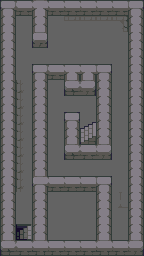

A 2D game scene composited from a Tiled map and its tileset images. What follows is a short description and the map's XML, with each tile layer's data collapsed to a summary:
An orthogonal 9x16 tile map with 16x16 px tiles, 3 tile layers (Kachelebene 1, Schlucht, graphics), 4 tilesets and 14 objects.

<map version="1.0" tiledversion="1.1.6" orientation="orthogonal" renderorder="right-down" width="9" height="16" tilewidth="16" tileheight="16" infinite="0" nextobjectid="126">
 <tileset firstgid="1" name="tiles_dungeon_v1.1" tilewidth="16" tileheight="16" tilecount="480" columns="20">
  <image source="tiles_dungeon_v1.1.png" width="320" height="384" />
 </tileset>
 <tileset firstgid="481" name="tiles_dungeon_v1.1" tilewidth="16" tileheight="16" tilecount="480" columns="20">
  <image source="tiles_dungeon_v1.1.png" width="320" height="384" />
 </tileset>
 <tileset firstgid="961" name="tiles_dungeon_v1.1" tilewidth="16" tileheight="16" tilecount="480" columns="20">
  <image source="tiles_dungeon_v1.1.png" width="320" height="384" />
 </tileset>
 <tileset firstgid="1441" name="tiles_dungeon_v1.1" tilewidth="16" tileheight="16" tilecount="480" columns="20">
  <image source="tiles_dungeon_v1.1.png" width="320" height="384" />
 </tileset>
 <layer name="Kachelebene 1" width="9" height="16">
  <data>[144 cells, 144 non-empty, 17 distinct tile ids]</data>
 </layer>
 <layer name="Schlucht" width="9" height="16">
  <data>[144 cells, 0 non-empty, 0 distinct tile ids]</data>
 </layer>
 <layer name="graphics" width="9" height="16">
  <data>[144 cells, 3 non-empty, 3 distinct tile ids]</data>
 </layer>
 <objectgroup name="Schlucht" visible="0" />
 <objectgroup name="Stein, TreppeRunter" visible="0">
  <object id="1" x="0" y="0" width="144" height="16" />
  <object id="2" x="0" y="16" width="16" height="240" />
  <object id="3" x="16" y="240" width="128" height="16" />
  <object id="4" x="128" y="16" width="16" height="224" />
  <object id="84" x="16" y="224" width="16" height="16" />
  <object id="117" x="32" y="16" width="16" height="32" />
  <object id="118" x="32" y="64" width="16" height="176" />
  <object id="119" x="96" y="64" width="16" height="96" />
  <object id="120" x="96" y="176" width="16" height="64" />
  <object id="121" x="48" y="176" width="48" height="16" />
  <object id="122" x="48" y="64" width="16" height="16" />
  <object id="123" x="64" y="64" width="32" height="32" />
  <object id="124" x="64" y="112" width="16" height="48" />
  <object id="125" x="80" y="144" width="16" height="16" />
 </objectgroup>
 <objectgroup name="Sonstiges" visible="0" locked="1" />
</map>
